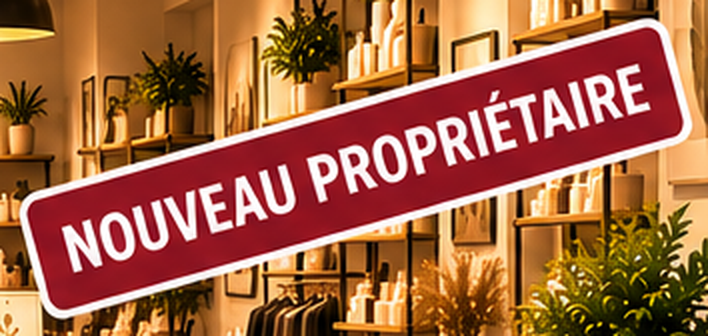
#> input picture .scratch/bandeau_source.png, 708 x 336 px
$ python -i poser_bandeau.py   (imports and definitions only)
#> lines starting #> are read from the running program, lines starting #| are printed output that depends on the picture
# Redessine le bandeau « NOUVEAU PROPRIETAIRE » d'apres les mesures relevees sur
# l'image « moyen », seule du lot a l'avoir conserve, et le pose sur les trois
# autres. Le bandeau est un element graphique PLAT (un autocollant) : le
# redessiner donne un resultat identique sur les quatre, ce qu'un decoupage ne
# peut pas garantir -- le rouge du bandeau touche des pixels rougeatres du decor,
# et toute selection par couleur emporte des morceaux d'etagere.
#
# Mesures du modele (image 1536 x 1024) :
#   boite inclinee 326 x 140 px, angle -15,3 deg
#   -> bandeau reel ~322 x 57 px, soit 0,210 de la largeur de l'image
#   teinte moyenne #901420
from PIL import Image, ImageDraw, ImageFont, ImageFilter

ANGLE        = 15.3            # PIL tourne dans le sens trigonometrique
LARGEUR_REL  = 0.210           # largeur du bandeau / largeur de l'image
RATIO_H      = 0.177           # hauteur / largeur du bandeau
FOND         = (144, 20, 32)   # #901420
BORD         = (255, 255, 255)
TEXTE        = "NOUVEAU PROPRIÉTAIRE"
FONTE        = "/System/Library/Fonts/Supplemental/Arial Narrow Bold.ttf"

def bandeau(largeur_image):
    l = int(largeur_image * LARGEUR_REL)
    h = int(l * RATIO_H)
    marge = int(h * 0.55)                      # place pour l'ombre portee
    tuile = Image.new('RGBA', (l + marge*2, h + marge*2), (0,0,0,0))
    d = ImageDraw.Draw(tuile)
    x0, y0, x1, y1 = marge, marge, marge + l, marge + h
    r = int(h * 0.20)

    # ombre portee : une copie sombre, floutee, decalee
    ombre = Image.new('RGBA', tuile.size, (0,0,0,0))
    ImageDraw.Draw(ombre).rounded_rectangle([x0+h*0.10, y0+h*0.14, x1+h*0.10, y1+h*0.14],
                                            radius=r, fill=(0,0,0,110))
    ombre = ombre.filter(ImageFilter.GaussianBlur(h*0.09))
    tuile.alpha_composite(ombre)

    # lisere blanc, puis le fond bordeaux en retrait
    d.rounded_rectangle([x0, y0, x1, y1], radius=r, fill=BORD)
    e = max(2, int(h * 0.105))
    d.rounded_rectangle([x0+e, y0+e, x1-e, y1-e], radius=max(1, r-e//2), fill=FOND)

    # texte : on cherche la taille qui remplit la largeur utile
    utile = (x1-x0) - 2*e - int(h*0.24)
    taille = int(h * 0.74)
    while taille > 6:
        f = ImageFont.truetype(FONTE, taille)
        if d.textlength(TEXTE, font=f) <= utile: break
        taille -= 1
    f = ImageFont.truetype(FONTE, taille)
    tl = d.textlength(TEXTE, font=f)
    hb = f.getbbox(TEXTE)
    d.text(((x0+x1-tl)/2, (y0+y1)/2 - (hb[3]+hb[1])/2), TEXTE, font=f, fill=BORD)

    return tuile.rotate(ANGLE, resample=Image.BICUBIC, expand=True)

def poser(chemin, cx_rel, cy_rel):
    im = Image.open(chemin).convert('RGBA')
    b = bandeau(im.width)
    x = int(im.width * cx_rel - b.width/2)
    y = int(im.height * cy_rel - b.height/2)
    im.alpha_composite(b, (x, y))
    im.convert('RGB').save(chemin)
    return im.size, b.size

# [7 lines not run here, left out]

>>> import cv2
>>> picture = cv2.imread('bandeau_source.png', cv2.IMREAD_GRAYSCALE)
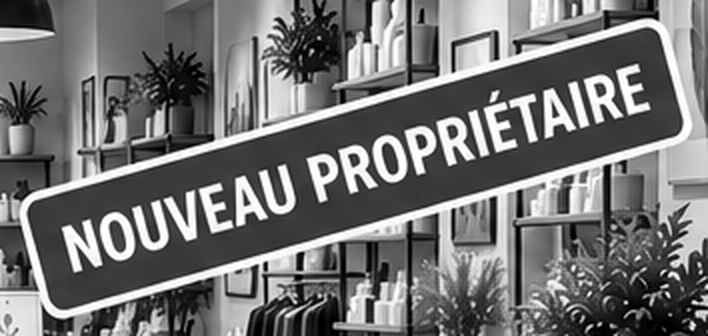
#> picture: shape (336, 708); min 0, max 255, mean 114.8
#> (the run stopped early here; a loop or call above may not have finished)
